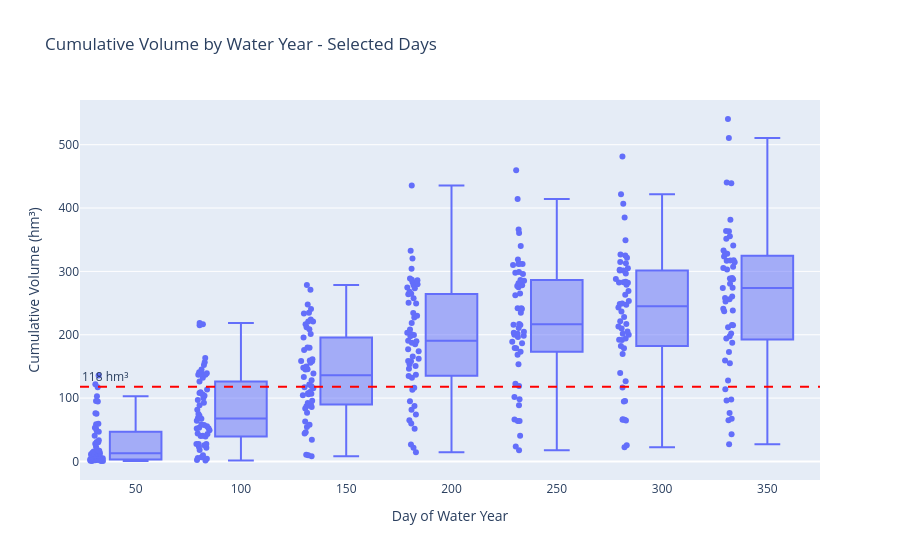

Notebook cell for this chart:
### Code cell
import plotly.express as px
import pandas as pd

# Days of water year to check
check_days = [50, 100, 150, 200, 250, 300, 350]

# Gather cumulative volumes for each day
boxplot_data = []
for day in check_days:
    vols = df_filtered[df_filtered['day_of_water_year'] == day][['Daily_Volume_hm3', 'water_year_label']]
    vols = vols.copy()
    vols['Day_of_Water_Year'] = day
    boxplot_data.append(vols)

boxplot_df = pd.concat(boxplot_data)

# Create boxplot
fig = px.box(
    boxplot_df,
    x='Day_of_Water_Year',
    y='Daily_Volume_hm3',
    points='all',
    title='Cumulative Volume by Water Year - Selected Days',
    labels={'Daily_Volume_hm3': 'Cumulative Volume (hm³)', 'Day_of_Water_Year': 'Day of Water Year'}
)

# Add threshold line
fig.add_hline(y=118, line_dash="dash", line_color="red", annotation_text="118 hm³", annotation_position="top left")
fig.update_layout(xaxis=dict(tickmode='array', tickvals=check_days))
fig.show()

### Figure 1 — Plotly figure (JSON) as saved in the notebook; plotly's stock layout.template omitted (floating-point values rounded to 4 significant figures; data arrays with more than 128 entries replaced by an {"elided": "..."} marker saying what was removed)
{"data": [{"alignmentgroup": "True", "boxpoints": "all", "hovertemplate": "Day of Water Year=%{x}<br>Cumulative Volume (hm³)=%{y}<extra></extra>", "legendgroup": "", "marker": {"color": "#636efa"}, "name": "", "notched": false, "offsetgroup": "", "orientation": "v", "showlegend": false, "type": "box", "x": {"elided": "385 int values"}, "x0": " ", "xaxis": "x", "y": {"elided": "385 float values"}, "y0": " ", "yaxis": "y"}], "layout": {"annotations": [{"showarrow": false, "text": "118 hm³", "x": 0, "xanchor": "left", "xref": "x domain", "y": 118, "yanchor": "bottom", "yref": "y"}], "boxmode": "group", "legend": {"tracegroupgap": 0}, "shapes": [{"line": {"color": "red", "dash": "dash"}, "type": "line", "x0": 0, "x1": 1, "xref": "x domain", "y0": 118, "y1": 118, "yref": "y"}], "title": {"text": "Cumulative Volume by Water Year - Selected Days"}, "xaxis": {"anchor": "y", "domain": [0, 1], "tickmode": "array", "tickvals": [50, 100, 150, 200, 250, 300, 350], "title": {"text": "Day of Water Year"}}, "yaxis": {"anchor": "x", "domain": [0, 1], "title": {"text": "Cumulative Volume (hm³)"}}}}
